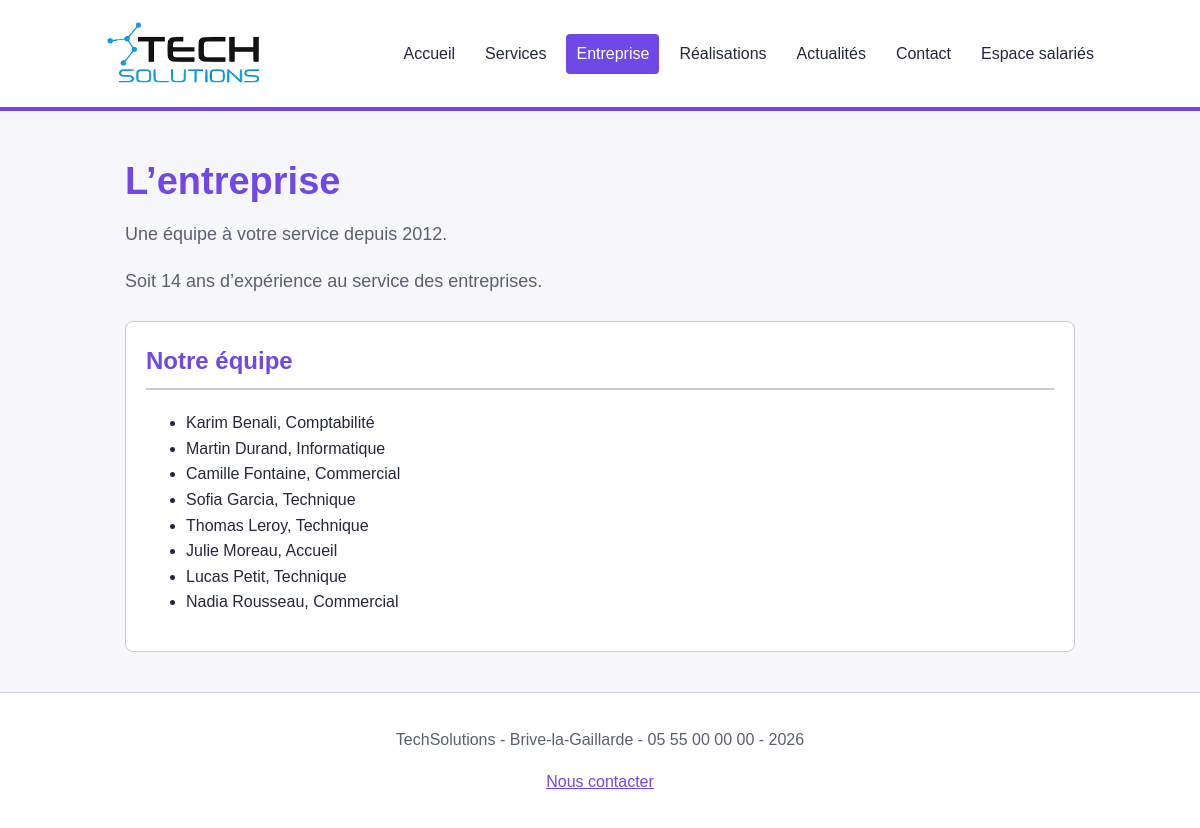
Screenshot of /entreprise.php with the database file from the repository.
### tables this page shows
CREATE TABLE IF NOT EXISTS utilisateurs (
  id INT AUTO_INCREMENT PRIMARY KEY,
  identifiant VARCHAR(30) NOT NULL UNIQUE,
  mot_de_passe VARCHAR(255) NOT NULL,
  prenom VARCHAR(50) NOT NULL,
  nom VARCHAR(50) NOT NULL,
  service VARCHAR(50) NOT NULL,
  role VARCHAR(10) NOT NULL
);

### inc/infos.php (called while the page is built, shortened)
<?php
$creation = 2012;

### entreprise.php (the view, shortened to what this page needs)
<?php
include "inc/infos.php";
include "inc/bdd.php";
$req = $pdo->query("SELECT prenom, nom, service FROM utilisateurs ORDER BY nom, prenom");
$equipe = $req->fetchAll();
?>
<?php include "inc/haut.php"; ?>
  <div class="entete">
    <h1>L’entreprise</h1>
    <p>Une équipe à votre service depuis <?php echo $creation; ?>.</p>
    <p>Soit <?php echo date("Y") - $creation; ?> ans d’expérience au service des entreprises.</p>
  </div>
  <main class="section">
    <section class="carte">
      <h2>Notre équipe</h2>
      <ul>
        <?php foreach ($equipe as $membre) { ?>
          <li><?php echo htmlspecialchars($membre["prenom"] . " " . $membre["nom"] . ", " . $membre["service"]); ?></li>
        <?php } ?>
      </ul>
    </section>
  </main>
<?php include "inc/pied.php"; ?>

### css/style.css (style rules this page uses)
* { box-sizing: border-box; }
body { margin: 0; background: #f7f7fb; color: #25283a; font-family: Arial, sans-serif; line-height: 1.6; }
main { width: 82%; max-width: 950px; margin: 40px auto; }
h1, h2, h3 { color: #7048e8; font-family: Arial, sans-serif; }
h1 { font-size: 38px; }
h2 { margin-bottom: 20px; padding-bottom: 8px; border-bottom: 2px solid #c5ccd3; }
.entete { width: 82%; max-width: 950px; margin: 40px auto 0; }
.entete h1 { margin-bottom: 8px; }
.entete p { color: #5b6070; font-size: 18px; margin-top: 0; }
.entete + main { margin-top: 25px; }
.carte { margin: 20px 0; padding: 20px; border: 1px solid #c5ccd3; border-radius: 8px; background: white; }
.carte h2, .carte h3 { margin-top: 0; }

### rows the page displays
utilisateurs: prenom+nom+service "Karim Benali, Comptabilité"
utilisateurs: prenom+nom+service "Martin Durand, Informatique"
utilisateurs: prenom+nom+service "Camille Fontaine, Commercial"
utilisateurs: prenom+nom+service "Sofia Garcia, Technique"
utilisateurs: prenom+nom+service "Thomas Leroy, Technique"
utilisateurs: prenom+nom+service "Julie Moreau, Accueil"
utilisateurs: prenom+nom+service "Lucas Petit, Technique"
utilisateurs: prenom+nom+service "Nadia Rousseau, Commercial"

### other values shown
$creation "2012"
$entreprise "TechSolutions"
$ville "Brive-la-Gaillarde"
$telephone "05 55 00 00 00"
